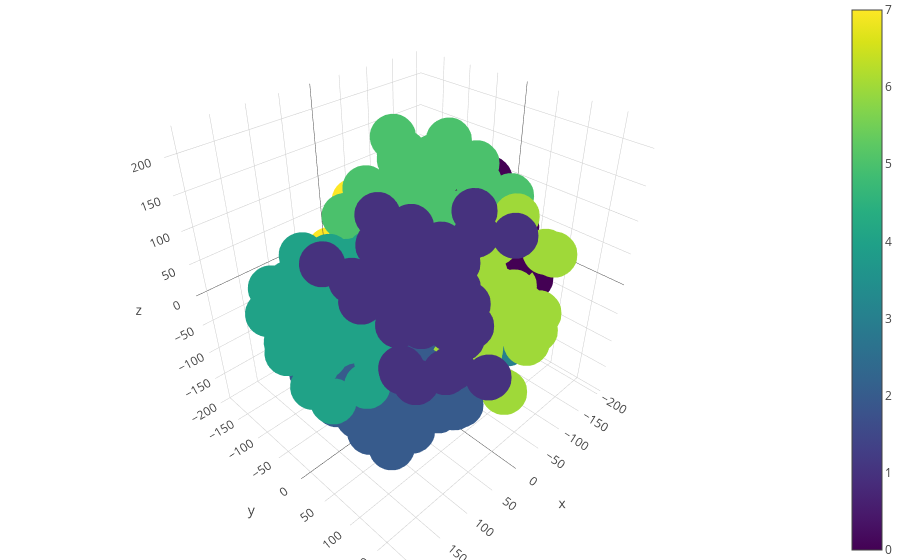

Notebook source saved alongside this figure:
### Code cell
trace1 = go.Scatter3d(
    x=predictions_reduced[:,0],
    y=predictions_reduced[:,1],
    z=predictions_reduced[:,2],
    mode='markers',
    marker=dict(
    size='16',
    color = kmeans.labels_, #set color equal to a variable
    colorscale='Viridis',
    showscale=True
)
)
data = [trace1]
layout = go.Layout(
    margin=dict(
        l=0,
        r=0,
        b=0,
        t=0
    )
)
fig = go.Figure(data=data, layout=layout)
py.iplot(fig, filename='simple-3d-scatter')

### Figure 1 — Plotly figure (JSON) as saved in the notebook; plotly's stock layout.template omitted (floating-point values rounded to 4 significant figures; data arrays with more than 128 entries replaced by an {"elided": "..."} marker saying what was removed)
{"data": [{"marker": {"color": {"elided": "441 int values"}, "colorscale": "Viridis", "showscale": true, "size": "16"}, "mode": "markers", "type": "scatter3d", "x": {"elided": "441 float values"}, "y": {"elided": "441 float values"}, "z": {"elided": "441 float values"}}], "layout": {"margin": {"b": 0, "l": 0, "r": 0, "t": 0}}}
